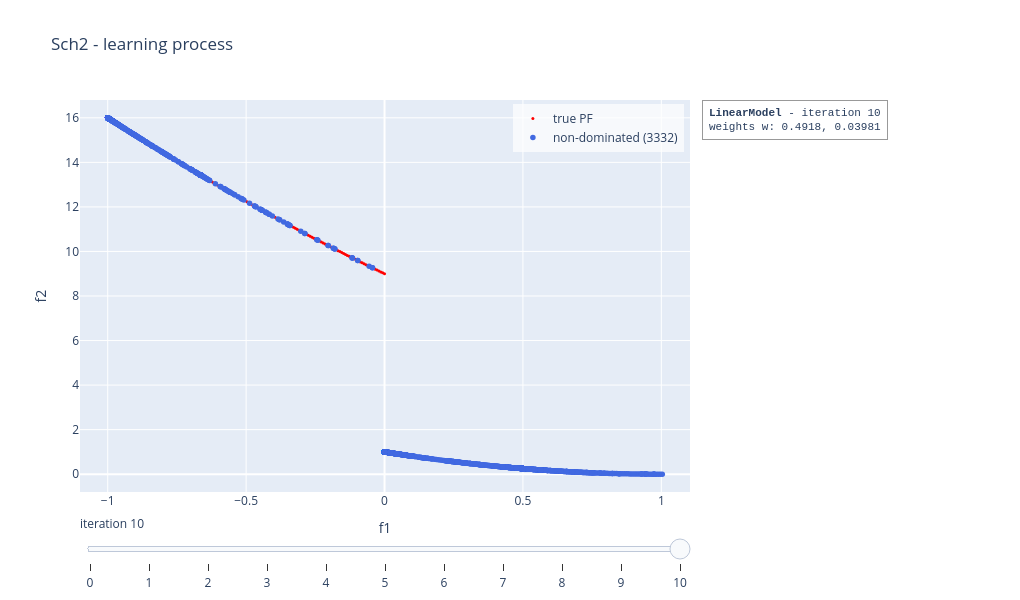

The cell this chart's notebook holds for it:
### Code cell
linear_model.visualise("learning", show = False)

### Figure 1 — Plotly figure (JSON) as saved in the notebook; plotly's stock layout.template omitted (floating-point values rounded to 4 significant figures; data arrays with more than 128 entries replaced by an {"elided": "..."} marker saying what was removed)
{"data": [{"marker": {"color": "red", "size": 3}, "mode": "markers", "name": "true PF", "type": "scatter", "x": {"elided": "300 float values"}, "y": {"elided": "300 float values"}}, {"marker": {"color": "royalblue", "size": 5.5}, "mode": "markers", "name": "non-dominated (3332)", "type": "scatter", "x": {"elided": "3332 float values"}, "y": {"elided": "3332 float values"}}], "layout": {"annotations": [{"align": "left", "bgcolor": "rgba(255,255,255,0.85)", "bordercolor": "#999999", "borderpad": 6, "borderwidth": 1, "font": {"family": "Courier New, monospace", "size": 11}, "showarrow": false, "text": "<b>LinearModel</b> - iteration 10<br>weights w: 0.4918, 0.03981", "x": 1.02, "xanchor": "left", "xref": "paper", "y": 1, "yanchor": "top", "yref": "paper"}], "height": 600, "legend": {"bgcolor": "rgba(255,255,255,0.7)", "x": 0.99, "xanchor": "right", "y": 0.99, "yanchor": "top"}, "margin": {"r": 330}, "showlegend": true, "sliders": [{"active": 10, "currentvalue": {"prefix": "iteration "}, "steps": [{"args": [["0"], {"frame": {"redraw": true}, "mode": "immediate"}], "label": "0", "method": "animate"}, {"args": [["1"], {"frame": {"redraw": true}, "mode": "immediate"}], "label": "1", "method": "animate"}, {"args": [["2"], {"frame": {"redraw": true}, "mode": "immediate"}], "label": "2", "method": "animate"}, {"args": [["3"], {"frame": {"redraw": true}, "mode": "immediate"}], "label": "3", "method": "animate"}, {"args": [["4"], {"frame": {"redraw": true}, "mode": "immediate"}], "label": "4", "method": "animate"}, {"args": [["5"], {"frame": {"redraw": true}, "mode": "immediate"}], "label": "5", "method": "animate"}, {"args": [["6"], {"frame": {"redraw": true}, "mode": "immediate"}], "label": "6", "method": "animate"}, {"args": [["7"], {"frame": {"redraw": true}, "mode": "immediate"}], "label": "7", "method": "animate"}, {"args": [["8"], {"frame": {"redraw": true}, "mode": "immediate"}], "label": "8", "method": "animate"}, {"args": [["9"], {"frame": {"redraw": true}, "mode": "immediate"}], "label": "9", "method": "animate"}, {"args": [["10"], {"frame": {"redraw": true}, "mode": "immediate"}], "label": "10", "method": "animate"}]}], "title": {"text": "Sch2 - learning process"}, "width": 1020, "xaxis": {"range": [-1.1, 1.104], "title": {"text": "f1"}}, "yaxis": {"range": [-0.8, 16.8], "title": {"text": "f2"}}}}
